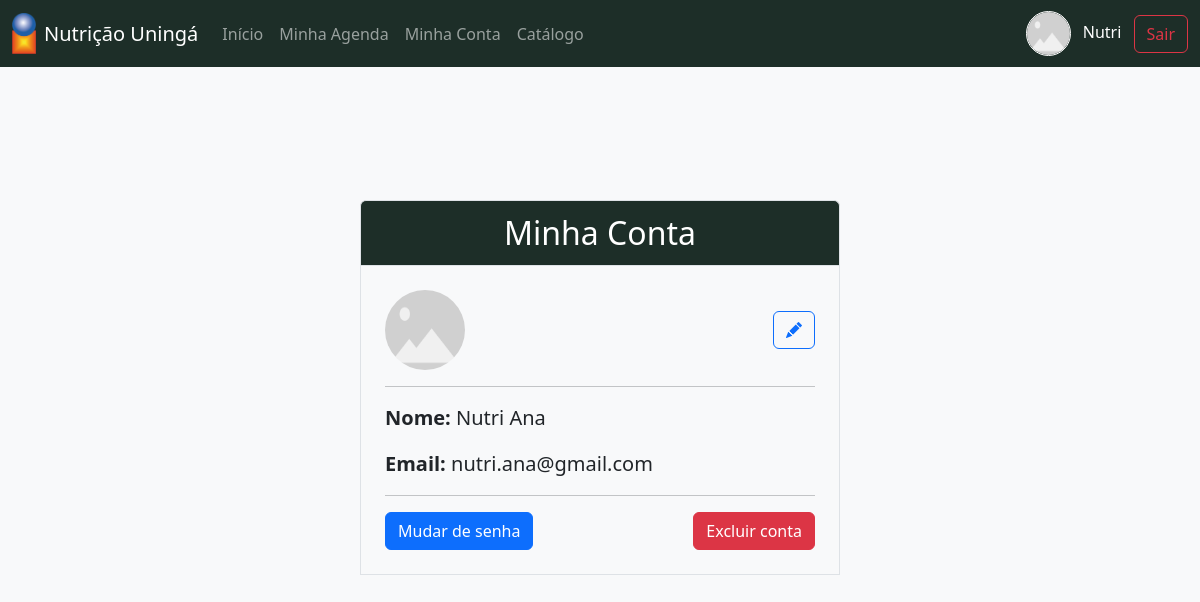
/agendamento/minha_conta_nutricionista/ (signed in), run on the app's committed database.
### login/models.py (models this page shows, shortened)
class User(AbstractUser):
    is_cliente = models.BooleanField(default=False)
    is_nutricionista = models.BooleanField(default=False)
    username = models.CharField(unique=True, max_length=50, null=True, blank=True)
    email = models.EmailField(unique=True)
    foto = models.ImageField(null=True, blank=True, upload_to="foto_usuario/")
    data_nascimento = models.DateField(null=False, blank=False, default='2000-01-01')
    USERNAME_FIELD = 'email'
    REQUIRED_FIELDS = ['username', 'first_name', 'last_name']
    class Meta:
        verbose_name = 'Usuario'
        verbose_name_plural = 'Usuarios'
        permissions = [
            ("cliente", "Pode visitar sua pagina de cliente"),
            ("nutricionista", "Pode visitar sua pagina de nutricionista"),
        ]

### agendamento/views.py (the view)
# urls.py: path('minha_conta_nutricionista/', views.minha_conta, name='minha_conta'),
@login_required
def minha_conta(request):
    if request.user.is_nutricionista or request.user.is_superuser:
        template = "base_nutricionista.html"
    elif request.user.is_cliente:
        template = "base_cliente.html"
    return render(request,
        'agendamento/minha_conta/minha_conta.html',
        {'template': template}
    )

### agendamento/templates/agendamento/minha_conta/minha_conta.html (shortened to what this page needs)
{% extends template %}
{% load static %}
{% block styles %}
    <link rel="stylesheet" href="{% static "css/agendamento/minha_conta.css" %}">
{% endblock styles %}
{% block conteudo %}
    {% include "partials/agendamento/minha_conta.html" %}
{% endblock conteudo %}

### catalogo/templates/partials/usuario.html
{% load static %}
{% if user.is_authenticated %}
    <div class="text-end">
        {% if user.is_cliente %}
            <a class="text-white mx-2 text-decoration-none" href="{% url 'pagina_cliente' %}">
                {% if user.foto %}
                    <img
                        class="imagem-usuario mx-2"
                        src="{{user.foto.url}}"
                        alt="foto de {{user.first_name}}"
                    >
                {% else %}
                    <img
                        class="imagem-usuario mx-2"
                        src="{% static "img/placeholder.png" %}"
                        alt="Placeholder"
                    >
                {% endif %}
                <span>{{user.first_name}}</span>
            </a>
        {% elif user.is_nutricionista or user.is_superuser %}
            <a class="text-white mx-2 text-decoration-none" href="{% url 'pagina_nutricionista' %}">
                {% if user.foto %}
                    <img
                        class="imagem-usuario mx-2"
                        src="{{user.foto.url}}"
                        alt="foto de {{user.first_name}}"
                    >
                {% else %}
                    <img
                        class="imagem-usuario mx-2"
                        src="{% static "img/placeholder.png" %}"
                        alt="Placeholder"
                    >
                {% endif %}
                <span>{{user.first_name}}</span>
            </a>
        {% endif %}
        <a class="btn btn-outline-danger" href="{% url 'logout' %}">
            Sair
        </a>
    </div>
{% else %}
    <div class="text-end">
        <a class="btn btn-outline-light" href="{% url "tipo_login" %}">Entrar</a>
    </div>
{% endif %}

### agendamento/templates/partials/agendamento/minha_conta.html
{% load static %}
<main
    class="d-flex flex-column justify-content-center align-items-center"
    style="height: 80vh;"
>
    <header
        class=
            "header-form border border-1 rounded-top-2 border-bottom-0
            text-white p-2 fs-2 text-center"
        style="width: 30rem;"
    >
        Minha Conta
    </header>
    <section class="p-4 border border-1" style="width: 30rem;">
        <p class="d-flex justify-content-between">
            {% if user.foto %}
                <img
                    class="foto"
                    src="{{user.foto.url}}"
                    alt="foto de {{user.first_name}}"
                >
            {% else %}
                <img
                    class="foto"
                    src="{% static "img/placeholder.png" %}"
                    alt="Placeholder"
                >
            {% endif %}
            <span class="d-flex justify-content-center align-items-center">
                <a class="btn btn-outline-primary" href="{% url "mudar_foto" user.id %}">
                    <i class="bi bi-pencil-fill"></i>
                </a>
            </span>
        </p>
        <hr>
        <p class="fs-5">
            <strong>Nome: </strong>
            {{user.first_name}} {{user.last_name}}
        </p>
        <p class="fs-5">
            <strong>Email: </strong>
            {{user.email}}
        </p>
        <hr>
        <div class="d-flex justify-content-between">
            <a class="btn btn-primary" href="{% url "mudar_senha" %}">Mudar de senha</a>
            <a class="btn btn-danger"
                href="{% url 'excluir_conta' %}"
                onclick="return confirm('Tem certeza que deseja cancelar esta consulta?')"
            >
                Excluir conta
            </a>
        </div>
    </section>
</main>

### catalogo/static/css/style.css (style rules this page uses)
:root { --cor-primaria: #1d2e28; --fonte-titulo: "Arvo", serif; }

### catalogo/static/css/header.css (style rules this page uses)
.imagem-usuario { width: 2.8rem; height: 2.8rem; border-radius: 50%; border: 1px solid white; }

### agendamento/static/css/agendamento/minha_conta.css (style rules this page uses)
.header-form { background-color: var(--cor-primaria); }
.foto { width: 5rem; height: 5rem; border-radius: 50%; }

### data on the page
User: first_name "Nutri", last_name "Ana", email "nutri.ana@gmail.com"
